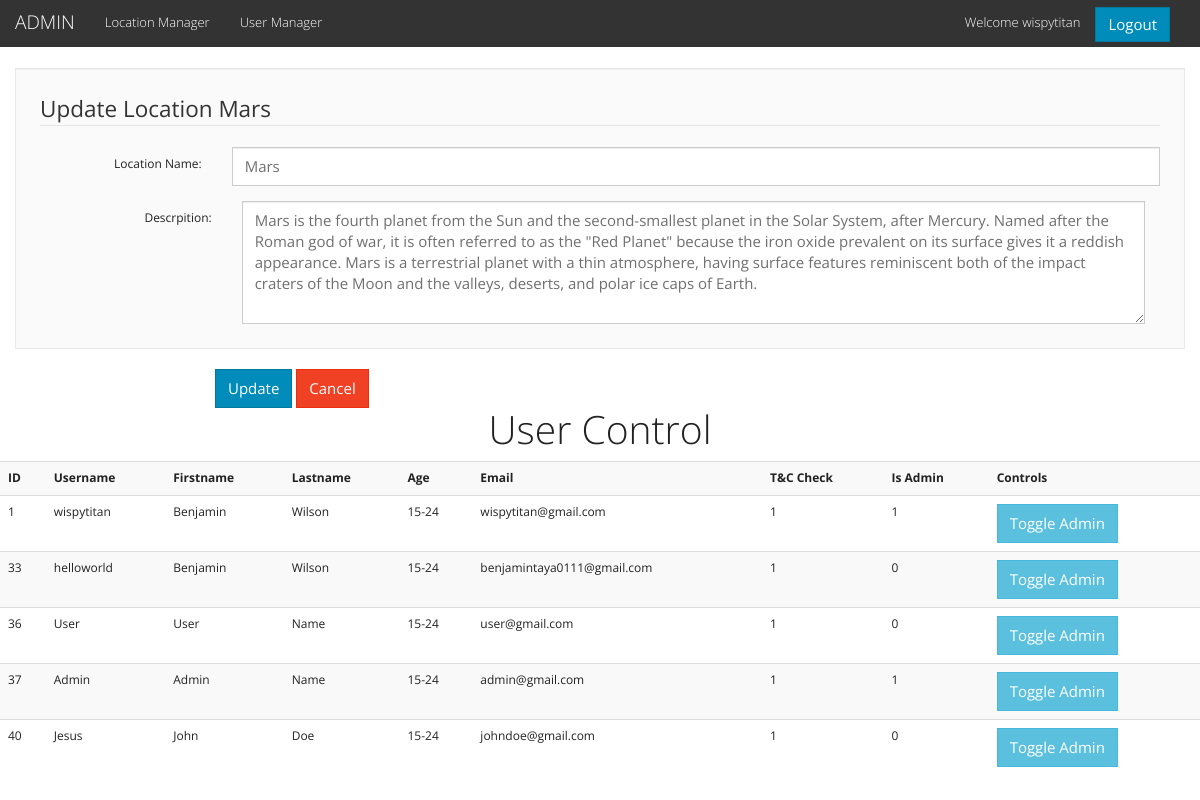
The page /indexAdmin.php?update=4 (signed in) on the database its author committed.
### tables this page shows
CREATE TABLE `user` (
  `id` int(11) NOT NULL,
  `username` varchar(255) NOT NULL,
  `firstname` text NOT NULL,
  `lastname` text NOT NULL,
  `ageRange` varchar(255) NOT NULL,
  `email` varchar(255) NOT NULL,
  `password` varchar(255) NOT NULL,
  `termsAndConditionsCheck` tinyint(1) NOT NULL DEFAULT '0',
  `adminFlag` tinyint(1) NOT NULL DEFAULT '0'
);

CREATE TABLE `location` (
  `id` int(11) NOT NULL,
  `name` text NOT NULL,
  `imgFileName` varchar(255) NOT NULL,
  `description` varchar(1028) NOT NULL
);

### includes/session.php (called while the page is built, shortened)
<?php
class Session {
	private $loggedIn  = false;
	private function check_login() {
    if(isset($_SESSION['id'])) {
      $this->userId = $_SESSION['id'];
      $this->adminFlag = $_SESSION['adminFlag'];
      $this->loggedIn = true;
    } else {
      unset($this->userId);
      $this->adminFlag = false;
      $this->loggedIn = false;
    }
  }
  public function isLoggedIn() {
    return $this->loggedIn;
  }
  public function isAdmin(){
    return $this->adminFlag;
  }
}
$session = new session();
 ?>

### db/database.php (called while the page is built, shortened)
<?php
class database{
		private $connection;
		private function open_connection(){
			$this->connection = mysqli_connect(DB_SERVER, DB_USER, DB_PASS, DB_NAME);
		}
		public function query($sql){
			$result = mysqli_query($this->connection,$sql);
			return $result;
		}
		public function fetchArray($result_set) {
			return mysqli_fetch_array($result_set);
		}
	}
$database = new database();
?>

### class_PHP/databaseObject.php (called while the page is built, shortened)
<?php
require_once('db/database.php');
class DatabaseObject
{
	public static function findAll() {
		$sql  = "SELECT * FROM ";
		$sql .=  static::$table_name;
		return static::findBySql($sql);
  	}
  	public static function findBySql($sql) {
    global $database;
    $result_set = $database->query($sql);
    $object_array = array();
    while ($row = $database->fetchArray($result_set)) {
      $object_array[] = static::buildObject($row);
    }
    return $object_array;
  }
	public static function findById($id){
    $result_array = static::build("SELECT * FROM ".static::$table_name." WHERE id='$id' LIMIT 1");
	return !empty($result_array) ? array_shift($result_array) : false;
  	}
	protected static function build($sql){
		global $database;
		$result = $database->query($sql);
		$objectArray = array();
		while ($row = mysqli_fetch_assoc($result)) {
			$objectArray[] = static::buildObject($row);
		}
		return $objectArray;
	}
	private static function buildObject($row){
		$object = new static;
		foreach($row as $attribute=>$value){
		  if($object->hasAttribute($attribute)) {
		    $object->$attribute = $value;
		  }
		}
		return $object;
	}
	private function hasAttribute($attribute){
		$object_vars = get_object_vars($this);
		return array_key_exists($attribute, $object_vars);
	}
}
?>

### includes_MarkUp/HTMLuserList.php (the view, shortened to what this page needs)
<section id="user">
<h1 class="text-center">User Control</h1>
       <table class="table table-striped">
      <tr>
        <th>ID</th>
        <th>Username</th>
        <th>Firstname</th>
        <th>Lastname</th>
        <th>Age</th>
        <th>Email</th>
        <th>T&amp;C Check</th>
        <th>Is Admin</th>
        <th>Controls</th>
      </tr>
      <?php
      $user = user::findAll();
      foreach($user as $user): ?>
      <tr>
        <td><?php echo $user->id;?></td>
        <td><?php echo $user->username;?></td>
        <td><?php echo $user->firstname;?></td>
        <td><?php echo $user->lastname;?></td>
        <td><?php echo $user->ageRange;?></td>
        <td><?php echo $user->email;?></td>
        <td><?php echo $user->termsAndConditionsCheck;?></td>
        <td><?php echo $user->adminFlag;?></td>
        <td><a class="btn btn-info" href="<?php echo htmlspecialchars($_SERVER['PHP_SELF']);?>?makeAdmin=<?php echo $user->id; ?>">Toggle Admin</a></td>
      </tr>
      <?php endforeach; ?>
    </table>
</section>

### includes_MarkUp/HTMLheader.php (shortened to what this page needs)
<!doctype html>
<html>
<head>
    <link rel="stylesheet" href="css/theme.css">
    <?php
    require_once('db/database.php');
    require_once('includes/session.php');
    ?>
</head>

### indexAdmin.php (shortened to what this page needs)
<?php
	include('includes_MarkUp/HTMLheader.php');
?>
	<body>
	<?php require_once('includes_MarkUp/HTMLnavbarAdmin.php');  ?>
<?php if ($session->isAdmin()):?>
	<div class="container-fluid">
	<?php
		if (isset($_GET['update'])) {
			require_once('includes_MarkUP/HTMLlocationUpdateForm.php');
		}else{
			require_once('includes_MarkUp/HTMLlocationAdmin.php');
		}
		require_once('includes_MarkUp/HTMLuserList.php');
	?>
<?php else: ?>
	<?php require_once('includes_MarkUp/HTMLblocked.php');?>
<?php endif; ?>
	</body>
</html>

### includes_MarkUp/HTMLnavbarAdmin.php (shortened to what this page needs)
<?php
  require_once('includes/session.php');
?>
<nav class="navbar navbar-default">
  <div class="container-fluid">
    <div class="navbar-header">
      <a class="navbar-brand" href="<?php echo htmlspecialchars($_SERVER['PHP_SELF']);?>">ADMIN</a>
    </div>
    <div class="collapse navbar-collapse" id="bs-example-navbar-collapse-1">
      <ul class="nav navbar-nav">
      <?php if($session->isAdmin()): ?>
          <li><a href="#location">Location Manager</a></li>
          <li><a href="#user">User Manager</a></li>
      <?php endif; ?>
      </ul>
        <?php
            require_once('modules/login.php');
        ?>
    </div>
  </div>
</nav>

### modules/login.php (shortened to what this page needs)
<?php
require_once('includes/session.php');
if(!$session->isLoggedIn()){
   require_once('includes_MarkUp/HTMLloginForm.php');
}else{
   if (isset($_POST['logout'])) {
      $session->logout();
      header("Refresh:0");
   }else{
      $user = user::findById($session->userId);
      require_once('includes_MarkUp/HTMLlogout.php');
      echo "<p class='navbar-text navbar-right'>Welcome ".$user->username."</p>";
   }
}
?>

### includes_MarkUp/HTMLlogout.php
<form method="post" class="navbar-form navbar-right" action="<?php echo htmlspecialchars($_SERVER['PHP_SELF']);?>">
  <button type="submit" name="logout" value="click" class="btn btn-primary">Logout</button>
</form>

### includes_MarkUp/HTMLlocationUpdateForm.php (shortened to what this page needs)
<?php
	$location = location::findById($_GET['update']);
?>
<div class="well well-lg">
	<form method="post" class="form-horizontal" action="<?php echo htmlspecialchars($_SERVER['PHP_SELF']);?>">
		<fieldset>
			<legend>Update Location <?php echo $location->name; ?></legend>
				<div class="form-group">
				<label for="LocName" class="col-lg-2 control-label">Location Name:</label>
					<div class="col-lg-10">
						<input
						type="text"
						class="form-control"
						id="LocName"
						name="LocName"
						aria-describedby="LocName"
						placeholder="Name"
						value="<?php echo $location->name; ?>"
						required>
					</div>
				</div>
				<label for="LocName" class="col-lg-2 control-label">Descrpition:</label>
					<div class="col-lg-10">
						<textarea
						class="form-control"
						id="LocDescription"
						name="LocDescription"
						aria-describedby="LocDescription"
						placeholder="Description"
						rows="5"
						value=""><?php echo $location->description; ?></textarea>
					</div>
				</div>
				</div>
					      <div class="col-lg-10 col-lg-offset-2">
					        <button
					        type="submit"
					        name="updateLocation"
					        value="<?php echo $location->id; ?>"
					        class="btn btn-primary">
					        Update
					        </button>
					       	<a
					       	href="<?php echo htmlspecialchars($_SERVER['PHP_SELF']);?>"
					       	class="btn btn-danger"
					       	role="button">
					       	Cancel</a>
					      </div>

### rows shown on the page
user: username "wispytitan", id "1", firstname "Benjamin", lastname "Wilson", ageRange "15-24", email "wispytitan@gmail.com", termsAndConditionsCheck "1", adminFlag "1"
location: name "Mars", LocName "Mars", LocDescription "Mars is the fourth planet from the Sun and the second-smallest planet in the Solar System, after Mercury. Named after the Roman god of war, it is often referred to as the \"Red Planet\" because the iron oxide prevalent on its surface gives it a reddish appearance. Mars is a terrestrial planet with a thin atmosphere, having surface features reminiscent both of the impact craters of the Moon and the valleys, deserts, and polar ice caps of Earth."
user: id "33", username "helloworld", firstname "Benjamin", lastname "Wilson", ageRange "15-24", email "benjamintaya0111@gmail.com", termsAndConditionsCheck "1", adminFlag "0"
user: id "36", username "User", firstname "User", lastname "Name", ageRange "15-24", email "user@gmail.com", termsAndConditionsCheck "1", adminFlag "0"
user: id "37", username "Admin", firstname "Admin", lastname "Name", ageRange "15-24", email "admin@gmail.com", termsAndConditionsCheck "1", adminFlag "1"
user: id "40", username "Jesus", firstname "John", lastname "Doe", ageRange "15-24", email "johndoe@gmail.com", termsAndConditionsCheck "1", adminFlag "0"
